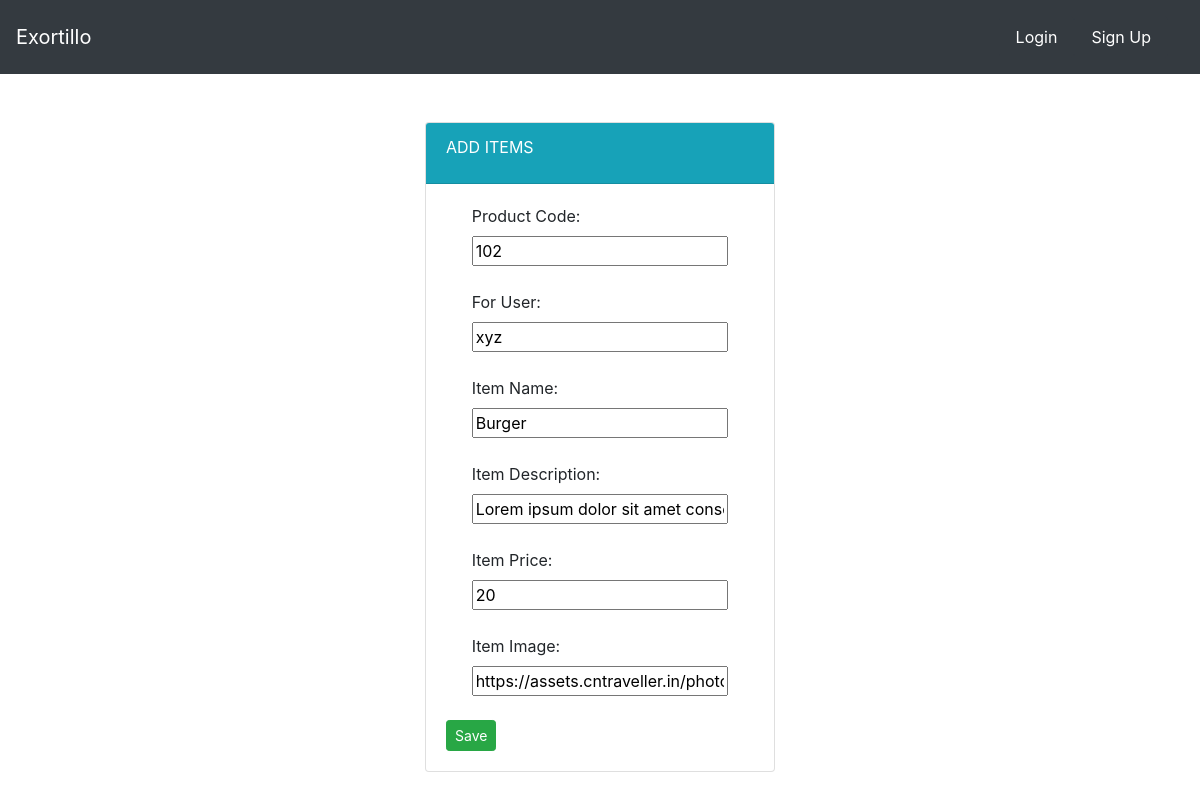
Page /food/update/2/ on the earlier database version.
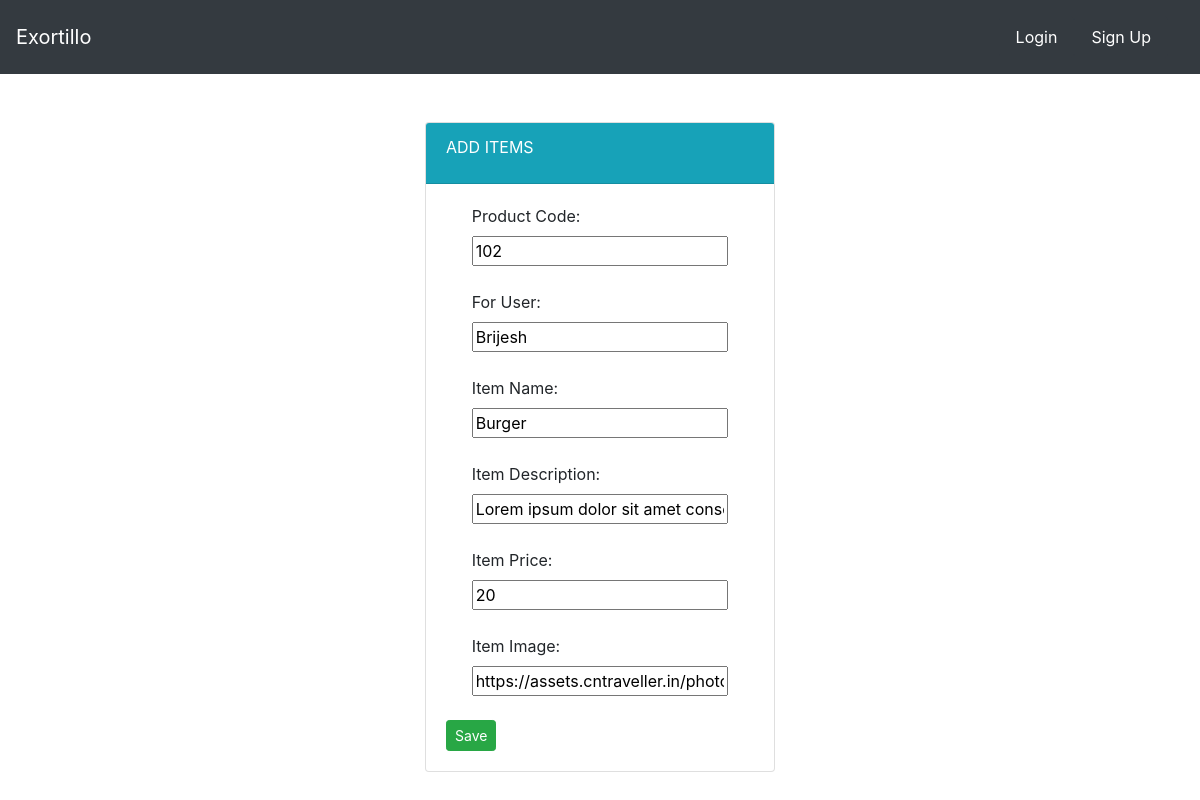
Same page on the later database version.
### food/models.py (models this page shows, shortened)
class Item(models.Model):
    user = models.ForeignKey(
        User,
        on_delete = models.CASCADE,
        default=1
    )
    prod_code = models.IntegerField(default=100)
    for_user = models.CharField(
        max_length=100,
        default="xyz"
        )
    item_name = models.CharField(max_length=50)
    item_desc = models.CharField(
        max_length=500,
        default='''Lorem ipsum dolor sit amet consectetur adipisicing elit. Odit molestias nobis incidunt laudantium molestiae recusandae
officiis! Praesentium magni dicta ipsa? Quisquam earum explicabo iusto quae est id sapiente ad natus.'''
        )
    item_price = models.IntegerField()
    item_image = models.CharField(
        max_length=500,
        default="https://img.freepik.com/free-vector/fast-food-black-background-poster_1284-14589.jpg?w=2000"
    )

### food/views.py (the view)
# urls.py: path("update/<int:id>/",views.update_item, name="update_item"),
def update_item(request,id):
    item = Item.objects.get(pk=id)
    form = ItemForm(request.POST or None, instance=item)
    context = {
        "form":form
    }
    if form.is_valid():
        form.save()
        return redirect("food:index")
    return render(request,"food/item-form.html",context)

### food/forms.py
class ItemForm(forms.ModelForm):
    class Meta:
        model = Item
        fields = ["prod_code", "for_user","item_name","item_desc","item_price","item_image"]

### food/templates/food/item-form.html (shortened to what this page needs)
{% extends 'food/base.html' %}
{% block body %}
<div class="container">
    <div class="row">
        <div class="col-md-4 offset-md-4">
            <div class="card">
                <div class="card-header text-white bg-info">
                    <div class="card-title">
                        ADD ITEMS
                    </div>
                </div>
                <div class="card-body">
                    <form method="post">
                        <label class="offset-md-1">Product Code: </label><br>
                        <span class="offset-md-1">{{ form.prod_code }}</span><br>
                        <br><label class="offset-md-1">For User: </label><br>
                        <span class="offset-md-1">{{ form.for_user }}</span><br>
                        <br><label class="offset-md-1">Item Name: </label><br>
                        <span class="offset-md-1">{{ form.item_name }}</span><br>
                        <br><label class="offset-md-1"> Item Description: </label><br>
                        <span class="offset-md-1">{{ form.item_desc }}</span><br>
                        <br><label class="offset-md-1">Item Price: </label><br>
                        <span class="offset-md-1">{{ form.item_price }}</span><br>
                        <br><label class="offset-md-1">Item Image: </label><br>
                        <span class="offset-md-1">{{ form.item_image }}</span><br>
                        <br><button class="btn btn-success btn-sm" type="submit">Save</button>
                    </form>
                </div>
                </div>
            </div>
        </div>
    </div>
{% endblock %}

Differences in the rows shown:
changed Item "Burger": for_user "xyz" → "Brijesh"
